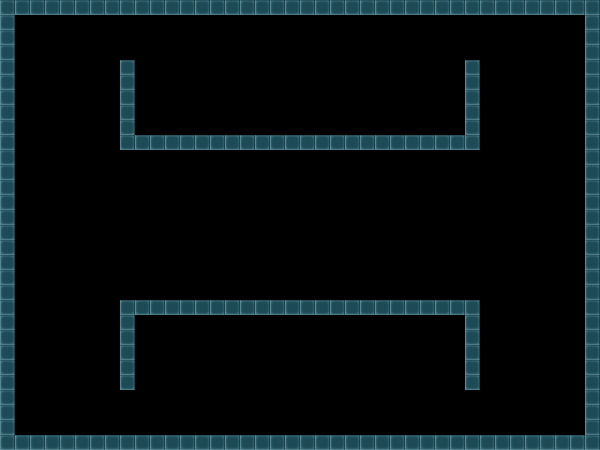

Tiled map render using the project's own tile images. Description and the whole map definition, tile-layer contents included, below:
An orthogonal 40x30 tile map with 15x15 px tiles, 1 tile layer (Tile Layer 1).

<map version="1.0" orientation="orthogonal" renderorder="right-down" width="40" height="30" tilewidth="15" tileheight="15" nextobjectid="1">
 <tileset firstgid="1" source="wall.tsx" />
 <layer name="Tile Layer 1" width="40" height="30">
  <data encoding="csv">
1,1,1,1,1,1,1,1,1,1,1,1,1,1,1,1,1,1,1,1,1,1,1,1,1,1,1,1,1,1,1,1,1,1,1,1,1,1,1,1,
1,0,0,0,0,0,0,0,0,0,0,0,0,0,0,0,0,0,0,0,0,0,0,0,0,0,0,0,0,0,0,0,0,0,0,0,0,0,0,1,
1,0,0,0,0,0,0,0,0,0,0,0,0,0,0,0,0,0,0,0,0,0,0,0,0,0,0,0,0,0,0,0,0,0,0,0,0,0,0,1,
1,0,0,0,0,0,0,0,0,0,0,0,0,0,0,0,0,0,0,0,0,0,0,0,0,0,0,0,0,0,0,0,0,0,0,0,0,0,0,1,
1,0,0,0,0,0,0,0,1,0,0,0,0,0,0,0,0,0,0,0,0,0,0,0,0,0,0,0,0,0,0,1,0,0,0,0,0,0,0,1,
1,0,0,0,0,0,0,0,1,0,0,0,0,0,0,0,0,0,0,0,0,0,0,0,0,0,0,0,0,0,0,1,0,0,0,0,0,0,0,1,
1,0,0,0,0,0,0,0,1,0,0,0,0,0,0,0,0,0,0,0,0,0,0,0,0,0,0,0,0,0,0,1,0,0,0,0,0,0,0,1,
1,0,0,0,0,0,0,0,1,0,0,0,0,0,0,0,0,0,0,0,0,0,0,0,0,0,0,0,0,0,0,1,0,0,0,0,0,0,0,1,
1,0,0,0,0,0,0,0,1,0,0,0,0,0,0,0,0,0,0,0,0,0,0,0,0,0,0,0,0,0,0,1,0,0,0,0,0,0,0,1,
1,0,0,0,0,0,0,0,1,1,1,1,1,1,1,1,1,1,1,1,1,1,1,1,1,1,1,1,1,1,1,1,0,0,0,0,0,0,0,1,
1,0,0,0,0,0,0,0,0,0,0,0,0,0,0,0,0,0,0,0,0,0,0,0,0,0,0,0,0,0,0,0,0,0,0,0,0,0,0,1,
1,0,0,0,0,0,0,0,0,0,0,0,0,0,0,0,0,0,0,0,0,0,0,0,0,0,0,0,0,0,0,0,0,0,0,0,0,0,0,1,
1,0,0,0,0,0,0,0,0,0,0,0,0,0,0,0,0,0,0,0,0,0,0,0,0,0,0,0,0,0,0,0,0,0,0,0,0,0,0,1,
1,0,0,0,0,0,0,0,0,0,0,0,0,0,0,0,0,0,0,0,0,0,0,0,0,0,0,0,0,0,0,0,0,0,0,0,0,0,0,1,
1,0,0,0,0,0,0,0,0,0,0,0,0,0,0,0,0,0,0,0,0,0,0,0,0,0,0,0,0,0,0,0,0,0,0,0,0,0,0,1,
1,0,0,0,0,0,0,0,0,0,0,0,0,0,0,0,0,0,0,0,0,0,0,0,0,0,0,0,0,0,0,0,0,0,0,0,0,0,0,1,
1,0,0,0,0,0,0,0,0,0,0,0,0,0,0,0,0,0,0,0,0,0,0,0,0,0,0,0,0,0,0,0,0,0,0,0,0,0,0,1,
1,0,0,0,0,0,0,0,0,0,0,0,0,0,0,0,0,0,0,0,0,0,0,0,0,0,0,0,0,0,0,0,0,0,0,0,0,0,0,1,
1,0,0,0,0,0,0,0,0,0,0,0,0,0,0,0,0,0,0,0,0,0,0,0,0,0,0,0,0,0,0,0,0,0,0,0,0,0,0,1,
1,0,0,0,0,0,0,0,0,0,0,0,0,0,0,0,0,0,0,0,0,0,0,0,0,0,0,0,0,0,0,0,0,0,0,0,0,0,0,1,
1,0,0,0,0,0,0,0,1,1,1,1,1,1,1,1,1,1,1,1,1,1,1,1,1,1,1,1,1,1,1,1,0,0,0,0,0,0,0,1,
1,0,0,0,0,0,0,0,1,0,0,0,0,0,0,0,0,0,0,0,0,0,0,0,0,0,0,0,0,0,0,1,0,0,0,0,0,0,0,1,
1,0,0,0,0,0,0,0,1,0,0,0,0,0,0,0,0,0,0,0,0,0,0,0,0,0,0,0,0,0,0,1,0,0,0,0,0,0,0,1,
1,0,0,0,0,0,0,0,1,0,0,0,0,0,0,0,0,0,0,0,0,0,0,0,0,0,0,0,0,0,0,1,0,0,0,0,0,0,0,1,
1,0,0,0,0,0,0,0,1,0,0,0,0,0,0,0,0,0,0,0,0,0,0,0,0,0,0,0,0,0,0,1,0,0,0,0,0,0,0,1,
1,0,0,0,0,0,0,0,1,0,0,0,0,0,0,0,0,0,0,0,0,0,0,0,0,0,0,0,0,0,0,1,0,0,0,0,0,0,0,1,
1,0,0,0,0,0,0,0,0,0,0,0,0,0,0,0,0,0,0,0,0,0,0,0,0,0,0,0,0,0,0,0,0,0,0,0,0,0,0,1,
1,0,0,0,0,0,0,0,0,0,0,0,0,0,0,0,0,0,0,0,0,0,0,0,0,0,0,0,0,0,0,0,0,0,0,0,0,0,0,1,
1,0,0,0,0,0,0,0,0,0,0,0,0,0,0,0,0,0,0,0,0,0,0,0,0,0,0,0,0,0,0,0,0,0,0,0,0,0,0,1,
1,1,1,1,1,1,1,1,1,1,1,1,1,1,1,1,1,1,1,1,1,1,1,1,1,1,1,1,1,1,1,1,1,1,1,1,1,1,1,1
</data>
 </layer>
</map>
